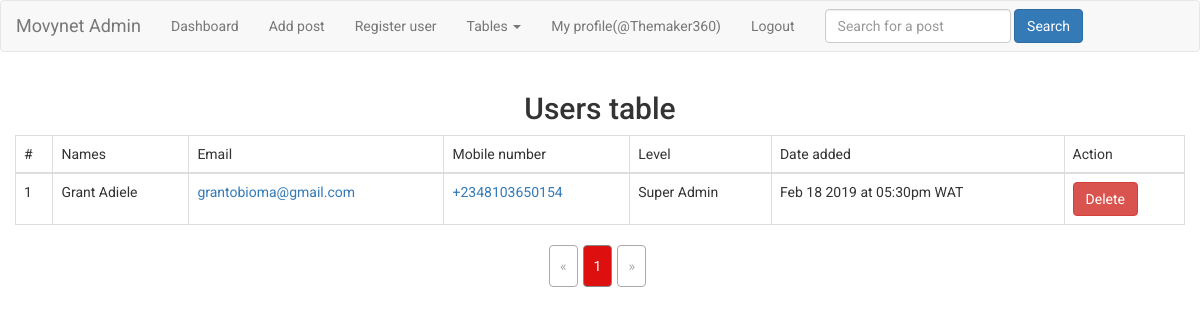
Page /admin/users_table.php (signed in) on the committed database.
### tables this page shows
CREATE TABLE `_users` (
  `id` int(11) NOT NULL,
  `fname` varchar(150) NOT NULL,
  `lname` varchar(150) NOT NULL,
  `username` varchar(150) NOT NULL,
  `email` varchar(150) NOT NULL,
  `mobile_number` varchar(20) NOT NULL,
  `level` varchar(20) NOT NULL,
  `password` varchar(255) NOT NULL,
  `reset_password_expiry` varchar(50) NOT NULL,
  `date_added` varchar(50) NOT NULL,
  `last_edited_on` varchar(50) NOT NULL
);

### functions/autoload.php (called while the page is built, shortened)
<?php
function autoload($classname){
	$classArray = explode('\\', $classname);
	$class = array_pop($classArray);
	$dirname = strtolower(implode('/', $classArray));
	$path = __DIR__.'/../'.$dirname.'/'.$class.'.php';
}

### classes/Database.php (called while the page is built, shortened)
<?php
class Database{
	private static $_instance = null;
	private $_pdo, $_query, $_result, $_error = false;
	private function __construct(){
		try{
			$this->_pdo = new PDO('mysql:host='.DB_HOST.';dbname='.DB_NAME, DB_USERNAME, DB_PASSWORD);
		}catch(PDOException $e){
			exit($e->getMessage());
		}
	}
	public static function getInstance(){
		if(!isset(self::$_instance)){
			self::$_instance = new self();
		}
		return self::$_instance;
	}
	public function query($sql, $values = []){
		if($this->_query = $this->_pdo->prepare($sql)){
			if(is_array($values)){
				$x = 1;
				foreach($values as $key => $value){
					$this->_query->bindValue($x, $value);
					$x++;
				}
			}else{
				return "Array required on parameter 2.";
			}
		}
		if($this->_query->execute()){
			$this;
		}else{
			$this->_error = true;
		}
		return $this;
	}
	public function selectQuery($table, $columns = [], $conditions = []){
		$columnString = $whereString = $orderString = $limitString = '';
		$values = [];
		if(is_array($columns)){
			foreach($columns as $column => $value){
				$columnString .= "$value, ";
			}
			$columnString = rtrim($columnString, ', ');
		}else{
			return "Array required on parameter 2.";
		}
		if(is_array($conditions)){
			if(array_key_exists('ORDER', $conditions)){
				$orderString = 'ORDER BY ';
				foreach($conditions['ORDER'] as $key => $value){
					$orderString .= "$value, ";
				}
				$orderString = rtrim($orderString, ', ');
				$lowerOrderString = strtolower($orderString);
				$orderArray = explode(', ', $lowerOrderString);
				if(in_array('desc', $orderArray) || in_array('asc', $orderArray)){
					$str_pos = strrpos($orderString, ',');
					$orderString = substr_replace($orderString, '', $str_pos, 1);
				}
			}
			if(array_key_exists('LIMIT', $conditions)){
				$limitString = 'LIMIT ';
				foreach($conditions['LIMIT'] as $key => $value){
					$limitString .= "$value, ";
				}
				$limitString = rtrim($limitString, ', ');
			}
		}else{
			return "Array required on parameter 3.";
		}
		$sql = trim("SELECT {$columnString} FROM {$table} {$whereString} {$orderString} {$limitString}");
		if($this->query($sql, $values)){
			$this;
		}else{
			$this->_error = true;
		}
		return $this;
	}
	public function row_count(){
		return $this->_query->rowCount();
	}
	public function results(){
		return $this->_result = $this->_query->fetch(PDO::FETCH_ASSOC);
	}
}

### admin/users_table.php (the view, shortened to what this page needs)
<?php
require_once __DIR__.'/../functions/autoload.php';
$db = Database::getInstance();
$validator = new Validate();
if(isset($_GET['page']) && $validator->validateInt($_GET['page'])){
	$page = sanitize_int($_GET['page']);
}else{
	$page = 1;
}
$pageLimit = 50;
$startLimit = ($page-1)*$pageLimit;
$countQuery = $db->selectQuery('_users', ['id'], []);
$totalResults = $countQuery->row_count();
$selectQuery = $db->selectQuery('_users', ['id', 'fname', 'lname', 'email', 'mobile_number', 'level', 'date_added'], [
	'ORDER' => ['id', 'DESC'], 'LIMIT' => [$startLimit, $pageLimit]
]);
$last = ceil($totalResults/$pageLimit);
?>
<!DOCTYPE html>
<html lang="en">
<head>
	<link rel="stylesheet" type="text/css" href="<?=SROOT?>assets/css/bootstrap.min.css" media="screen" title="no title" charset="utf-8">
</head>
<body>
	<?php include_once __DIR__.'/includes/nav.php'; ?>
	<div class="table-responsive col-md-12">
		<h2 class="text-center">Users table</h2>
		<table class="table table-bordered list-container">
			<thead>
				<tr>
					<td>#</td> <td>Names</td> <td>Email</td> <td>Mobile number</td> <td>Level</td> <td>Date added</td> <td>Action</td>
				</tr>
			</thead>
			<tbody>
				<?php while($data = $selectQuery->results()): ?>
					<tr>
						<td><?=$data['id']?></td>
						<td><?=$data['fname']." ".$data['lname']?></td>
						<td><a href="mailto:<?=$data['email']?>" class="text-primary"><?=$data['email']?></a></td>
						<td><a href="tel:<?=$data['mobile_number']?>" class="text-primary"><?=$data['mobile_number']?></a></td>
						<td><?=$data['level']?></td>
						<td><?=$data['date_added']?></td>
						<td><a href="<?=AROOT?>delete_user.php?user_id=<?=$data['id']?>" class="btn btn-danger">Delete</a></td>
					</tr>
				<?php endwhile; ?>
			</tbody>
		</table>
		<?=paginate('users_table.php', $page, $last, [])?>
	</div>
</body>
</html>

### functions/helpers.php (shortened to what this page needs)
<?php
function paginate($pageName, $page, $last, $additionalQuery = []){
	$links = 2;
	$start = (($page - $links) > 0) ? $page - $links : 1;
	$end = (($page + $links) < $last) ? $page + $links : $last;
	if(is_array($additionalQuery)){
		if(!empty($additionalQuery)){
			$additionalQueries = '';
			foreach($additionalQuery as $key => $value){
				$additionalQueries .= "$key=$value&";
			}
			$query = $additionalQueries;
		}else{
			$query = '';
		}
	}else{
		return "Array required on parameter 4.";
	}
	$html = "<ul class='site-paginate'>";
	$addClass = ($page == 1) ? 'class="disabled"' : '';
	$html .= "<li $addClass><a href='$pageName?".$query."page=".($page-1)."'>&laquo;</li>";
	for($i=$start; $i <= $end; $i++){
		$addClass = ($page == $i) ? 'class="active"' : "";
		$html .= "<li $addClass><a href='$pageName?".$query."page=".($i)."'>$i</a></li>";
	}
	$addClass = ($page >= $last) ? 'class="disabled"' : "";
	$html .= "<li $addClass><a href='$pageName?".$query."page=".($page+1)."'>&raquo;</a></li>";
	$html .= "</ul>";
	return $html;
}

### admin/users_table.php (style rules this page uses)
html, body { font-family:'Roboto', sans-serif; }
.site-paginate { list-style-type:none; margin:0 auto 50px auto; padding:0; text-align:center; }
.site-paginate > li { display:inline-block; border:1px solid #888; border-radius:4px; background-color:#fff; color:#777; margin-right:5px; }
.site-paginate > li.active { background-color:#dd0f0f; color:#fff; }
.site-paginate > li.disabled { pointer-events:none; color:#aaa; border:1px solid #aaa; }
.site-paginate > li > a { display:inline-block; padding:10px; text-decoration:none; color:inherit; }

### rows in the picture
_users: id "1", fname "Grant", lname "Adiele", email "grantobioma@gmail.com", mobile_number "+2348103650154", level "Super Admin", date_added "Feb 18 2019 at 05:30pm WAT"

### other values in the picture
SITE_NAME "Movynet"
Session::get('username') "@Themaker360"
